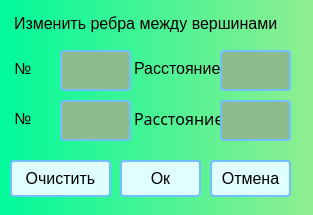
<?xml version="1.0" encoding="UTF-8"?>
<ui version="4.0">
 <class>EditVertexDialog</class>
 <widget class="QDialog" name="EditVertexDialog">
  <property name="geometry">
   <rect>
    <x>0</x>
    <y>0</y>
    <width>313</width>
    <height>215</height>
   </rect>
  </property>
  <property name="windowTitle">
   <string>Изменение длин ребер между вершинами</string>
  </property>
  <property name="styleSheet">
   <string notr="true">QDialog {
background-color: qlineargradient( x1:0 y1:0, x2:1 y2:0, stop:0 #00FA9A, stop:1 #90EE90);
}

QPushButton {
background-color: #E0FFFF;
border: 2px solid #71BFFF;
border-radius: 4px;

padding: 6px;
margin-bottom: 4px;
}

QLabel, QPushButton, QLineEdit {
font-size: 16px;
font-family: &quot;segoe ui semibold&quot;;
color:black;
border-radius: 4px;
}

QLabel {
margin-bottom: 4px;
}

QLineEdit {
background-color: #8FBC8F;
border: 2px solid #71BFFF;
padding: 4px;
}



QPushButton:hover, QLineEdit:hover {
border: 3px solid #558FCC;
font-size: 17px;
border-radius: 8px;
}

QPushButton:hover { background-color: #84F4FF; }</string>
  </property>
  <widget class="QLineEdit" name="lineEdit">
   <property name="geometry">
    <rect>
     <x>60</x>
     <y>50</y>
     <width>71</width>
     <height>41</height>
    </rect>
   </property>
  </widget>
  <widget class="QLabel" name="label_3">
   <property name="geometry">
    <rect>
     <x>10</x>
     <y>60</y>
     <width>41</width>
     <height>21</height>
    </rect>
   </property>
   <property name="text">
    <string>№</string>
   </property>
  </widget>
  <widget class="QLabel" name="label_2">
   <property name="geometry">
    <rect>
     <x>130</x>
     <y>110</y>
     <width>101</width>
     <height>21</height>
    </rect>
   </property>
   <property name="font">
    <font>
     <family>segoe ui semibold</family>
     <pointsize>-1</pointsize>
    </font>
   </property>
   <property name="text">
    <string>Расстояние</string>
   </property>
  </widget>
  <widget class="QLabel" name="label_5">
   <property name="geometry">
    <rect>
     <x>10</x>
     <y>10</y>
     <width>291</width>
     <height>31</height>
    </rect>
   </property>
   <property name="text">
    <string>Изменить ребра между вершинами</string>
   </property>
  </widget>
  <widget class="QLabel" name="label">
   <property name="geometry">
    <rect>
     <x>130</x>
     <y>60</y>
     <width>91</width>
     <height>21</height>
    </rect>
   </property>
   <property name="text">
    <string>Расстояние</string>
   </property>
  </widget>
  <widget class="QPushButton" name="CancelPushButton">
   <property name="geometry">
    <rect>
     <x>210</x>
     <y>160</y>
     <width>81</width>
     <height>41</height>
    </rect>
   </property>
   <property name="text">
    <string>Отмена</string>
   </property>
  </widget>
  <widget class="QPushButton" name="ApplyPushButton">
   <property name="geometry">
    <rect>
     <x>120</x>
     <y>160</y>
     <width>81</width>
     <height>41</height>
    </rect>
   </property>
   <property name="text">
    <string>Ок</string>
   </property>
  </widget>
  <widget class="QLineEdit" name="lineEdit_3">
   <property name="geometry">
    <rect>
     <x>220</x>
     <y>50</y>
     <width>71</width>
     <height>41</height>
    </rect>
   </property>
  </widget>
  <widget class="QLineEdit" name="lineEdit_4">
   <property name="geometry">
    <rect>
     <x>220</x>
     <y>100</y>
     <width>71</width>
     <height>41</height>
    </rect>
   </property>
  </widget>
  <widget class="QLineEdit" name="lineEdit_2">
   <property name="geometry">
    <rect>
     <x>60</x>
     <y>100</y>
     <width>71</width>
     <height>41</height>
    </rect>
   </property>
  </widget>
  <widget class="QLabel" name="label_4">
   <property name="geometry">
    <rect>
     <x>10</x>
     <y>110</y>
     <width>41</width>
     <height>21</height>
    </rect>
   </property>
   <property name="text">
    <string>№</string>
   </property>
  </widget>
  <widget class="QPushButton" name="pushButton">
   <property name="geometry">
    <rect>
     <x>10</x>
     <y>160</y>
     <width>101</width>
     <height>41</height>
    </rect>
   </property>
   <property name="text">
    <string>Очистить</string>
   </property>
  </widget>
 </widget>
 <resources/>
 <connections/>
</ui>
